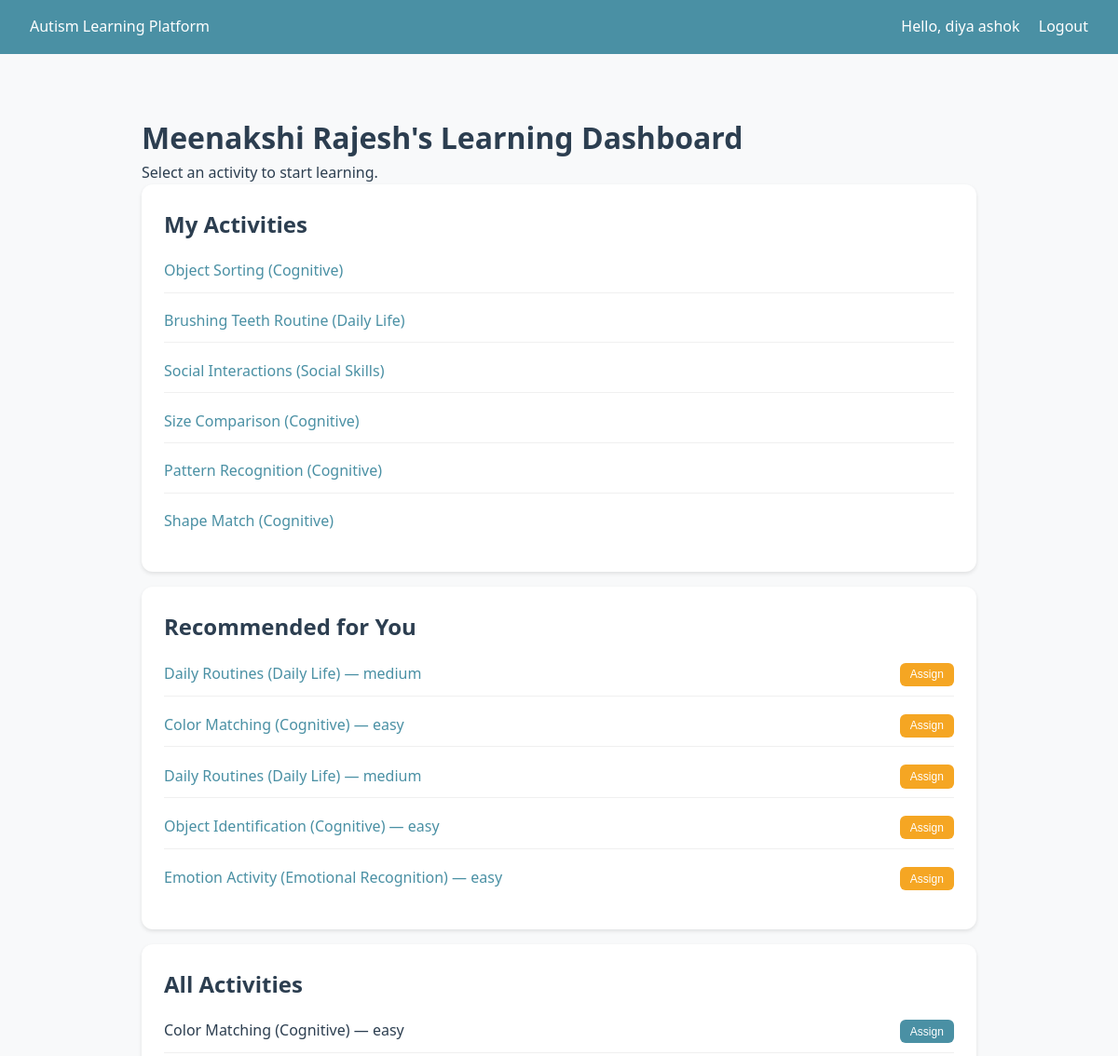
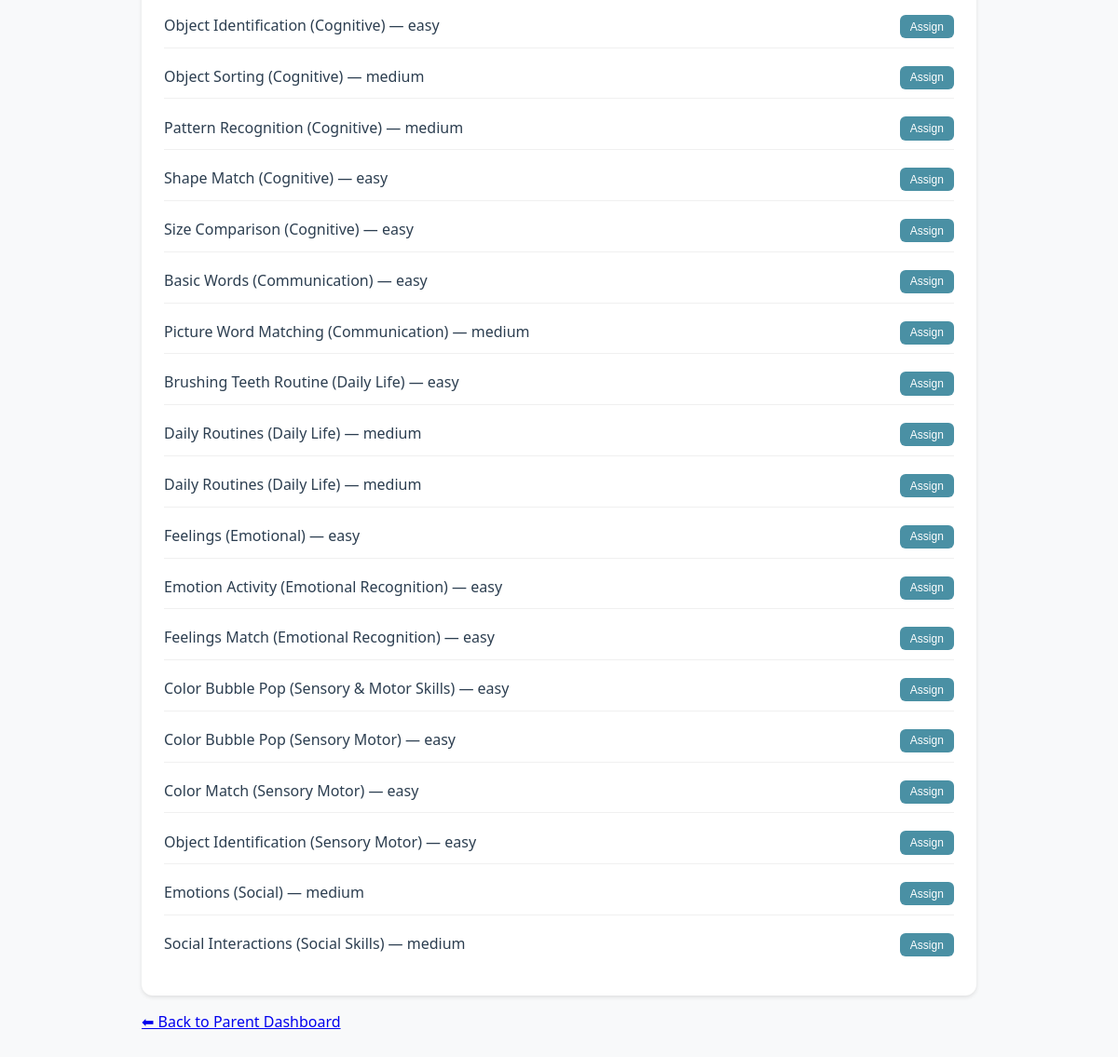
Screenshot of /children/child/4/ (signed in) with the database file from the repository (2 pictures, top to bottom).
### accounts/models.py (models this page shows, shortened)
class User(AbstractUser):
    class Role(models.TextChoices):
        ADMIN = "admin", "Administrator"
        PARENT = "parent", "Parent/Guardian"
        CHILD = "child", "Child (Learner)"
    role = models.CharField(max_length=10, choices=Role.choices, default=Role.PARENT)
    phone = models.CharField(max_length=20, blank=True)
    created_at = models.DateTimeField(auto_now_add=True)
    updated_at = models.DateTimeField(auto_now=True)
    @property
    def is_parent(self):
        return self.role == self.Role.PARENT

### children/models.py (models this page shows, shortened)
class ChildProfile(models.Model):
    class SkillFocus(models.TextChoices):
        COMMUNICATION = "communication", "Communication"
        SOCIAL = "social", "Social Skills"
        COGNITIVE = "cognitive", "Cognitive"
        DAILY = "daily", "Daily Life Skills"
        EMOTIONAL = "emotional", "Emotional Recognition"
    parent = models.ForeignKey(
        settings.AUTH_USER_MODEL,
        on_delete=models.CASCADE,
        related_name="children",
        limit_choices_to={"role": "parent"},
    )
    first_name = models.CharField(max_length=100)
    last_name = models.CharField(max_length=100)
    date_of_birth = models.DateField(null=True, blank=True)
    skill_focus = models.JSONField(
        default=list,
        help_text="List of focus areas, e.g. ['communication', 'cognitive']",
    )
    learning_pace = models.CharField(
        max_length=20,
        choices=[
            ("slow", "Slow"),
            ("medium", "Medium"),
            ("fast", "Fast"),
        ],
        default="medium",
    )
    avatar = models.ImageField(upload_to="child_avatars/", blank=True, null=True)
    created_at = models.DateTimeField(auto_now_add=True)
    updated_at = models.DateTimeField(auto_now=True)
    class Meta:
        ordering = ["-created_at"]
    def get_full_name(self):
        return f"{self.first_name} {self.last_name}"

class ActivityAssignment(models.Model):
    child = models.ForeignKey(
        ChildProfile,
        on_delete=models.CASCADE,
        related_name="assignments",
    )
    activity = models.ForeignKey(
        "learning.LearningActivity",
        on_delete=models.CASCADE,
        related_name="assignments",
    )
    assigned_by = models.ForeignKey(
        settings.AUTH_USER_MODEL,
        on_delete=models.SET_NULL,
        null=True,
        related_name="activity_assignments",
    )
    assigned_at = models.DateTimeField(auto_now_add=True)
    due_date = models.DateField(null=True, blank=True)
    is_completed = models.BooleanField(default=False)
    completed_at = models.DateTimeField(null=True, blank=True)
    class Meta:
        unique_together = ["child", "activity"]
        ordering = ["-assigned_at"]

### learning/models.py (models this page shows, shortened)
class LearningActivity(models.Model):
    class Difficulty(models.TextChoices):
        EASY = "easy", "Easy"
        MEDIUM = "medium", "Medium"
        HARD = "hard", "Hard"
    module = models.ForeignKey(
        LearningModule,
        on_delete=models.CASCADE,
        related_name="activities",
    )
    title = models.CharField(max_length=200)
    description = models.TextField(blank=True)
    difficulty = models.CharField(
        max_length=10,
        choices=Difficulty.choices,
        default=Difficulty.EASY,
    )
    image = models.ImageField(upload_to="activity_images/", blank=True, null=True)
    audio_guide = models.FileField(
        upload_to="activity_audio/",
        blank=True,
        null=True,
        help_text="Audio guidance for the activity",
    )
    video_url = models.URLField(blank=True, null=True)
    template_name = models.CharField(
        max_length=100,
        blank=True,
        help_text="Template to render (e.g. color_match, object_identification)",
    )
    order = models.PositiveIntegerField(default=0)
    reward_points = models.PositiveIntegerField(default=10)
    is_active = models.BooleanField(default=True)
    created_at = models.DateTimeField(auto_now_add=True)
    updated_at = models.DateTimeField(auto_now=True)
    class Meta:
        ordering = ["module", "order", "title"]
        verbose_name_plural = "Learning activities"

class LearningModule(models.Model):
    class SkillCategory(models.TextChoices):
        COMMUNICATION = "communication", "Communication"
        SOCIAL = "social", "Social Skills"
        COGNITIVE = "cognitive", "Cognitive"
        DAILY = "daily", "Daily Life Skills"
        EMOTIONAL = "emotional", "Emotional Recognition"
    name = models.CharField(max_length=200)
    description = models.TextField(blank=True)
    category = models.CharField(
        max_length=20,
        choices=SkillCategory.choices,
        default=SkillCategory.COGNITIVE,
    )
    icon = models.ImageField(upload_to="module_icons/", blank=True, null=True)
    order = models.PositiveIntegerField(default=0)
    is_active = models.BooleanField(default=True)
    created_at = models.DateTimeField(auto_now_add=True)
    updated_at = models.DateTimeField(auto_now=True)
    class Meta:
        ordering = ["order", "name"]

### children/views.py (the view)
# urls.py: path("child/<int:pk>/", views.child_dashboard, name="child_dashboard"),
@login_required
def child_dashboard(request, pk):
    child = get_object_or_404(ChildProfile, pk=pk)
    if not request.user.is_parent or child.parent != request.user:
        if hasattr(request.user, 'is_administrator') and request.user.is_administrator:
            pass  # Admin can view any
        else:
            return redirect("accounts:role_redirect")
    assignments = ActivityAssignment.objects.filter(
        child=child, is_completed=False
    ).select_related("activity", "activity__module").order_by("-assigned_at")
    engine = RecommendationEngine(child)
    recommended = engine.get_recommendations(limit=5)
    all_activities = (
        LearningActivity.objects.filter(is_active=True)
        .select_related("module")
        .order_by("module__name", "module__order", "title")
    )
    return render(
        request,
        "child_dashboard.html",
        {
            "child": child,
            "assignments": assignments,
            "recommended": recommended,
            "all_activities": all_activities,
        },
    )

### templates/child_dashboard.html (shortened to what this page needs)
{% extends "base.html" %}
{% block content %}
<div class="dashboard-container">
<h1>{{ child.get_full_name }}'s Learning Dashboard</h1>
<p>Select an activity to start learning.</p>
<div class="card">
    <h2>My Activities</h2>
    {% if assignments %}
        <ul>
            {% for a in assignments %}
            <li>
                <a href="{% url 'learning:activity_detail' pk=a.activity.pk %}?child={{ child.pk }}">
                    {{ a.activity.title }} ({{ a.activity.module.name }})
                </a>
            </li>
            {% endfor %}
        </ul>
    {% else %}
        <p>No activities assigned yet.</p>
    {% endif %}
</div>
<div class="card">
    <h2>Recommended for You</h2>
    {% if recommended %}
        <ul>
            {% for a in recommended %}
            <li>
                <a href="{% url 'learning:activity_detail' pk=a.pk %}?child={{ child.pk }}">
                    {{ a.title }} ({{ a.module.name }}) — {{ a.difficulty }}
                </a>
                {% if user.is_parent %}
                    <form method="post" action="{% url 'children:assign_activity' child_pk=child.pk %}">
                        <button type="submit" class="btn btn-accent">Assign</button>
                    </form>
                {% endif %}
            </li>
            {% endfor %}
        </ul>
    {% else %}
        <p>No recommendations yet.</p>
    {% endif %}
</div>
{% if user.is_parent and all_activities %}
<div class="card">
    <h2>All Activities</h2>
    <ul>
        {% for a in all_activities %}
        <li>
            <span>{{ a.title }} ({{ a.module.name }}) — {{ a.difficulty }}</span>
            <form method="post" action="{% url 'children:assign_activity' child_pk=child.pk %}">
                <button type="submit" class="btn">Assign</button>
            </form>
        </li>
        {% endfor %}
    </ul>
</div>
{% endif %}
<p><a href="{% url 'children:parent_dashboard' %}">⬅ Back to Parent Dashboard</a></p>
</div>
{% endblock %}

### templates/base.html (shortened to what this page needs)
<!DOCTYPE html>
<html lang="en">
<head>
</head>
<body>
    <header class="header">
        <a href="{% url 'accounts:home' %}">Autism Learning Platform</a>
        <nav class="nav">
            {% if user.is_authenticated %}
                <span>Hello, {{ user.get_full_name|default:user.username }}</span>
                <a href="{% url 'accounts:logout' %}">Logout</a>
            {% else %}
                <a href="{% url 'accounts:login' %}">Login</a>
                <a href="{% url 'accounts:register' %}">Register</a>
            {% endif %}
        </nav>
    </header>
    <main class="container">
        {% block content %}{% endblock %}
    </main>
</body>
</html>

### templates/base.html (style rules this page uses)
:root { --primary: #4a90a4; --accent: #f5a623; --bg: #f8f9fa; --text: #2c3e50; }
* { box-sizing: border-box; margin: 0; padding: 0; }
body { font-family: 'Segoe UI', Tahoma, sans-serif; background: var(--bg); color: var(--text); line-height: 1.6; }
.header { background: var(--primary); color: white; padding: 1rem 2rem; display: flex; justify-content: space-between; align-items: center; }
.header a { color: white; text-decoration: none; }
.nav a { margin-left: 1rem; }
.container { max-width: 960px; margin: 0 auto; padding: 2rem; }
.btn { display: inline-block; padding: 0.5rem 1rem; background: var(--primary); color: white; border-radius: 6px; text-decoration: none; border: none; cursor: pointer; }
.btn-accent { background: var(--accent); }
.card { background: white; border-radius: 8px; padding: 1.5rem; margin-bottom: 1rem; box-shadow: 0 2px 4px rgba(0,0,0,0.1); }
ul { list-style: none; }
ul li { margin: 0.5rem 0; }
ul li a { color: var(--primary); text-decoration: none; }

### templates/child_dashboard.html (style rules this page uses)
.dashboard-container { margin-top: 2rem; }
.dashboard-container .card { border-radius: 12px; transition: 0.2s ease; }
.dashboard-container ul li { display: flex; align-items: center; justify-content: space-between; gap: 10px; padding: 0.6rem 0; }
.dashboard-container ul li a { flex: 1; font-weight: 500; }
.dashboard-container .btn { padding: 0.35rem 0.7rem; font-size: 0.75rem; }
.dashboard-container ul li:not(:last-child) { border-bottom: 1px solid #f0f0f0; }

### rows the page displays
User: get_full_name "diya ashok"
ChildProfile: get_full_name "Meenakshi Rajesh"
ActivityAssignment: activity "Object Sorting", activity.module.name "Cognitive"
ActivityAssignment: activity "Brushing Teeth Routine", activity.module.name "Daily Life"
ActivityAssignment: activity "Social Interactions", activity.module.name "Social Skills"
ActivityAssignment: activity "Size Comparison", activity.module.name "Cognitive"
ActivityAssignment: activity "Pattern Recognition", activity.module.name "Cognitive"
ActivityAssignment: activity "Shape Match", activity.module.name "Cognitive"
LearningActivity: title "Daily Routines", module.name "Daily Life", difficulty "medium"
LearningActivity: title "Color Matching", module.name "Cognitive", difficulty "easy"
LearningActivity: title "Daily Routines", module.name "Daily Life", difficulty "medium"
LearningActivity: title "Object Identification", module.name "Cognitive", difficulty "easy"
LearningActivity: title "Emotion Activity", module.name "Emotional Recognition", difficulty "easy"
LearningActivity: title "Object Sorting", module.name "Cognitive", difficulty "medium"
LearningActivity: title "Pattern Recognition", module.name "Cognitive", difficulty "medium"
LearningActivity: title "Shape Match", module.name "Cognitive", difficulty "easy"
LearningActivity: title "Size Comparison", module.name "Cognitive", difficulty "easy"
LearningActivity: title "Basic Words", module.name "Communication", difficulty "easy"
LearningActivity: title "Picture Word Matching", module.name "Communication", difficulty "medium"
LearningActivity: title "Brushing Teeth Routine", module.name "Daily Life", difficulty "easy"
LearningActivity: title "Feelings", module.name "Emotional", difficulty "easy"
LearningActivity: title "Feelings Match", module.name "Emotional Recognition", difficulty "easy"
LearningActivity: title "Color Bubble Pop", module.name "Sensory & Motor Skills", difficulty "easy"
LearningActivity: title "Color Bubble Pop", module.name "Sensory Motor", difficulty "easy"
LearningActivity: title "Color Match", module.name "Sensory Motor", difficulty "easy"
LearningActivity: title "Object Identification", module.name "Sensory Motor", difficulty "easy"
LearningActivity: title "Emotions", module.name "Social", difficulty "medium"
LearningActivity: title "Social Interactions", module.name "Social Skills", difficulty "medium"
